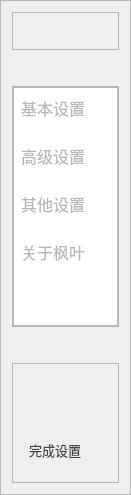
        <widget class="QFrame" name="frame_left">
         <property name="minimumSize">
          <size>
           <width>131</width>
           <height>495</height>
          </size>
         </property>
         <property name="maximumSize">
          <size>
           <width>131</width>
           <height>495</height>
          </size>
         </property>
         <property name="frameShape">
          <enum>QFrame::StyledPanel</enum>
         </property>
         <property name="frameShadow">
          <enum>QFrame::Raised</enum>
         </property>
         <layout class="QVBoxLayout" name="verticalLayout_12" stretch="0,2,1">
          <property name="spacing">
           <number>36</number>
          </property>
          <item>
           <widget class="QFrame" name="frame_left_head">
            <property name="frameShape">
             <enum>QFrame::StyledPanel</enum>
            </property>
            <property name="frameShadow">
             <enum>QFrame::Raised</enum>
            </property>
            <layout class="QHBoxLayout" name="horizontalLayout_17">
             <property name="spacing">
              <number>0</number>
             </property>
             <property name="leftMargin">
              <number>0</number>
             </property>
             <property name="topMargin">
              <number>0</number>
             </property>
             <property name="rightMargin">
              <number>0</number>
             </property>
             <property name="bottomMargin">
              <number>0</number>
             </property>
             <item>
              <widget class="QWidget" name="widget_SettingLogo" native="true">
               <property name="minimumSize">
                <size>
                 <width>0</width>
                 <height>36</height>
                </size>
               </property>
               <property name="maximumSize">
                <size>
                 <width>16777215</width>
                 <height>36</height>
                </size>
               </property>
               <property name="styleSheet">
                <string notr="true">image: url(:/svg/Morikawa/01_Data/img/logo/443px.png);</string>
               </property>
              </widget>
             </item>
            </layout>
           </widget>
          </item>
          <item>
           <widget class="QFrame" name="frame_list">
            <property name="frameShape">
             <enum>QFrame::StyledPanel</enum>
            </property>
            <property name="frameShadow">
             <enum>QFrame::Raised</enum>
            </property>
            <layout class="QHBoxLayout" name="horizontalLayout_15">
             <property name="spacing">
              <number>0</number>
             </property>
             <property name="leftMargin">
              <number>0</number>
             </property>
             <property name="topMargin">
              <number>0</number>
             </property>
             <property name="rightMargin">
              <number>0</number>
             </property>
             <property name="bottomMargin">
              <number>0</number>
             </property>
             <item>
              <widget class="QListWidget" name="listWidget_setting">
               <property name="font">
                <font>
                 <family>微软雅黑</family>
                 <pointsize>12</pointsize>
                 <weight>50</weight>
                 <bold>false</bold>
                </font>
               </property>
               <property name="focusPolicy">
                <enum>Qt::NoFocus</enum>
               </property>
               <property name="styleSheet">
                <string notr="true">QListView {

}
QListView::item{
background-color: transparent;
color: rgb(184, 184, 184);
padding:8px;
padding-left:4px;
margin-bottom:8px;
}
QListView::item:hover {
border-radius:8px;
background-color: rgb(245, 249, 254)
}
QListView::item:selected {
background-color: rgb(235, 242, 255);
color: rgb(12, 20, 36);
border-radius:8px;
}
</string>
               </property>
               <property name="verticalScrollBarPolicy">
                <enum>Qt::ScrollBarAlwaysOff</enum>
               </property>
               <property name="horizontalScrollBarPolicy">
                <enum>Qt::ScrollBarAlwaysOff</enum>
               </property>
               <property name="currentRow">
                <number>-1</number>
               </property>
               <item>
                <property name="text">
                 <string>基本设置</string>
                </property>
                <property name="icon">
                 <iconset>
                  <normaloff>resources/img/setting/基本设置.svg</normaloff>resources/img/setting/基本设置.svg</iconset>
                </property>
               </item>
               <item>
                <property name="text">
                 <string>高级设置</string>
                </property>
                <property name="icon">
                 <iconset>
                  <normaloff>resources/img/setting/高级设置.svg</normaloff>resources/img/setting/高级设置.svg</iconset>
                </property>
               </item>
               <item>
                <property name="text">
                 <string>其他设置</string>
                </property>
                <property name="icon">
                 <iconset>
                  <normaloff>resources/img/setting/其他设置.svg</normaloff>resources/img/setting/其他设置.svg</iconset>
                </property>
               </item>
               <item>
                <property name="text">
                 <string>关于枫叶</string>
                </property>
                <property name="icon">
                 <iconset>
                  <normaloff>resources/img/setting/关于枫叶.svg</normaloff>resources/img/setting/关于枫叶.svg</iconset>
                </property>
               </item>
              </widget>
             </item>
            </layout>
           </widget>
          </item>
          <item>
           <widget class="QFrame" name="frame_left_bottom">
            <property name="frameShape">
             <enum>QFrame::StyledPanel</enum>
            </property>
            <property name="frameShadow">
             <enum>QFrame::Raised</enum>
            </property>
            <layout class="QHBoxLayout" name="horizontalLayout_16">
             <property name="spacing">
              <number>0</number>
             </property>
             <property name="leftMargin">
              <number>6</number>
             </property>
             <property name="topMargin">
              <number>0</number>
             </property>
             <property name="rightMargin">
              <number>6</number>
             </property>
             <property name="bottomMargin">
              <number>12</number>
             </property>
             <item alignment="Qt::AlignBottom">
              <widget class="QPushButton" name="pushButton_exit_setting">
               <property name="font">
                <font>
                 <family>微软雅黑</family>
                 <pointsize>10</pointsize>
                </font>
               </property>
               <property name="styleSheet">
                <string notr="true">QPushButton {
color: rgb(68, 68, 68);
border:none;
text-align:left;
padding:10px;
}

QPushButton:hover {
color: rgb(120, 120, 120);
}

QPushButton:pressed {
color: rgb(0, 0, 0);
}</string>
               </property>
               <property name="text">
                <string>完成设置</string>
               </property>
               <property name="icon">
                <iconset>
                 <normaloff>resources/img/setting/完成设置.svg</normaloff>resources/img/setting/完成设置.svg</iconset>
               </property>
              </widget>
             </item>
            </layout>
           </widget>
          </item>
         </layout>
        </widget>
